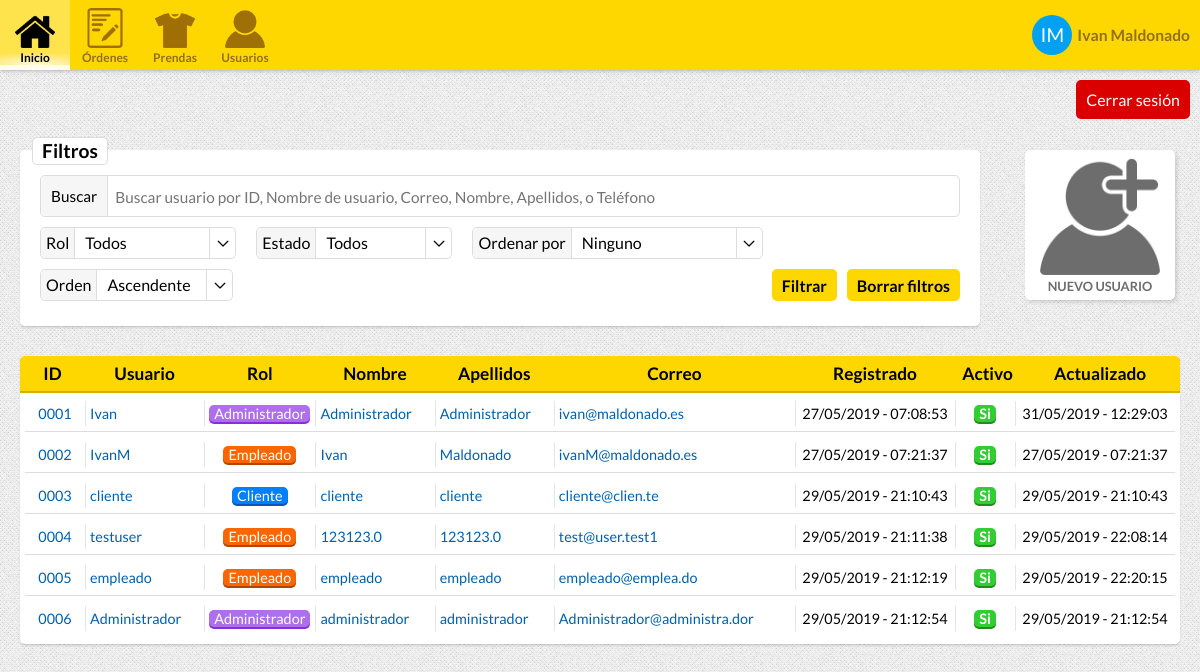
Page /users.php (signed in) on the earlier database version.
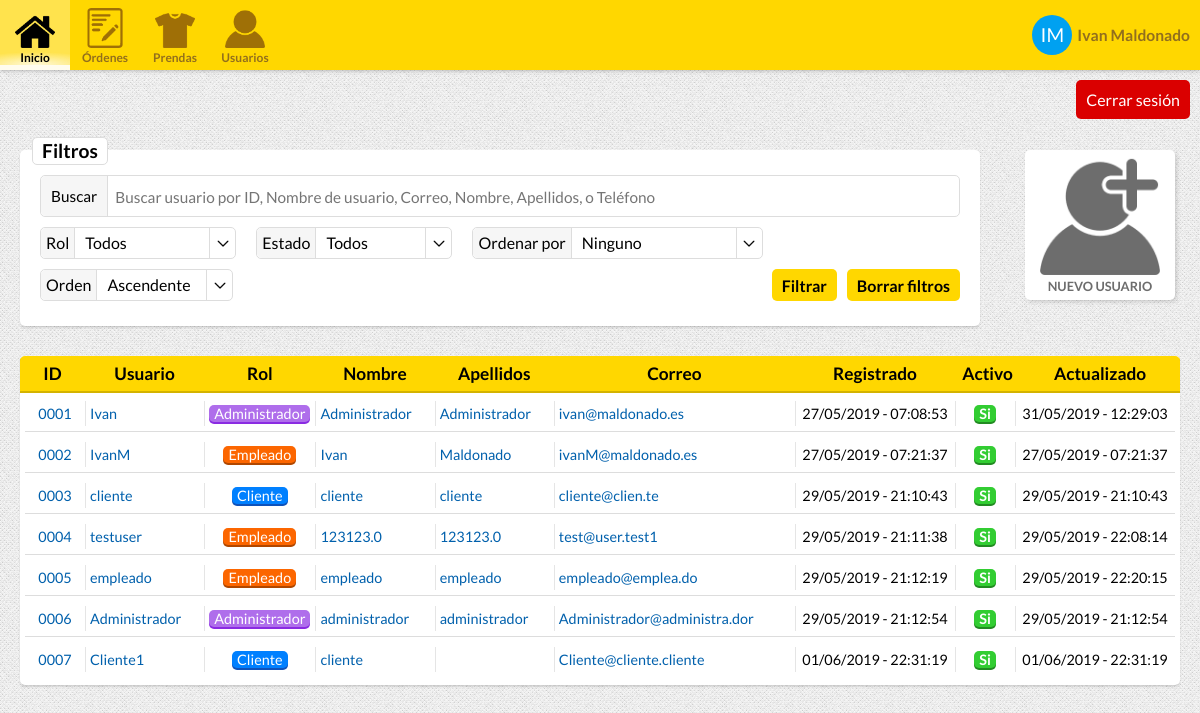
Same page on the later database version.
### tables this page shows
CREATE TABLE "USERS" (
	"USER_ID"	INTEGER NOT NULL PRIMARY KEY AUTOINCREMENT,
	"USERNAME"	TEXT NOT NULL,
	"NAME"	TEXT NOT NULL,
	"SURNAME"	TEXT,
	"PHONE"	INTEGER,
	"EMAIL"	TEXT NOT NULL,
	"HASHED_PASSWORD"	TEXT NOT NULL,
	"ROLE_ID"	INTEGER NOT NULL DEFAULT 0,
	"UPDATE_TIMESTAMP"	INTEGER NOT NULL,
	"REGISTER_TIMESTAMP"	INTEGER NOT NULL,
	"ACTIVE"	INTEGER NOT NULL DEFAULT 0,
	FOREIGN KEY("ROLE_ID") REFERENCES "USER_ROLES"("ROLE_ID")
);

CREATE TABLE "USER_ROLES" (
	"ROLE_ID"	INTEGER NOT NULL PRIMARY KEY AUTOINCREMENT,
	"ROLE_NAME"	TEXT NOT NULL,
	"ROLE_CSS_CLASS"	TEXT,
	"ROLE_DESCRIPTION"	TEXT
);

### Controllers/UserController.php (called while the page is built, shortened)
<?php
class UserController {
    private function connect(){
        return new PDO("sqlite:.data/data.db");
    }
    public function getUser($id){
        $db = $this->connect();
        $sql = "SELECT * FROM USERS AS U, USER_ROLES AS R WHERE USER_ID = :userID AND U.ROLE_ID = R.ROLE_ID";
        $stmt = $db->prepare($sql);
        $stmt->bindParam(':userID', $id);
        if($stmt->execute()){
            if($row = $stmt->fetch()){
               return new User(
                $row["USER_ID"],
                $row["USERNAME"],
                $row["HASHED_PASSWORD"],
                $row["EMAIL"],
                new Role(
                    $row["ROLE_ID"],
                    $row["ROLE_NAME"],
                    $row["ROLE_CSS_CLASS"],
                    $row["ROLE_DESCRIPTION"]
                ),
                $row["PHONE"],
                $row["NAME"],
                $row["SURNAME"],
                $row["REGISTER_TIMESTAMP"],
                $row["UPDATE_TIMESTAMP"],
                $row["ACTIVE"]
                );
            }
        }
        return null;
    }
    public function getUsers($searchString, $roleFilter, $stateFilter, $orderByFilter, $orderDirectionFilter, $page = 1, $itemsPerPage = 10, $noClients = false){
        $searchString = "%$searchString%";
        $page = $page - 1;
        $startFromItem = $page * $itemsPerPage;
        $users = array();
        $db = $this->connect();
        $sql = "
            SELECT
                *
            FROM
                USERS AS U,
                USER_ROLES AS R
            WHERE
                U.ROLE_ID = R.ROLE_ID";
        if(!is_null($searchString) && !empty($searchString)){
            $sql .= "
                AND (
                    LOWER(U.NAME) LIKE LOWER(:searchString) OR
                    LOWER(U.SURNAME) LIKE LOWER(:searchString) OR
                    LOWER(U.USERNAME) LIKE LOWER(:searchString) OR
                    LOWER(U.EMAIL) LIKE LOWER(:searchString) OR
                    LOWER(U.PHONE) LIKE LOWER(:searchString)
                )";
        }
        switch($orderByFilter){
            default:
                $orderBy = "U.USER_ID";
                break;
        }
        $sql .= "
            ORDER BY
                $orderBy ";
        switch ($orderDirectionFilter){
            default:
                $sql .= "ASC ";
                break;
        }
        $sql .= "
            LIMIT
                :page,
                :maxItems";
        $stmt = $db->prepare($sql);
        if(!is_null($searchString) && !empty($searchString)){
            $stmt->bindParam(':searchString', $searchString);
        }
        $stmt->bindParam(":page", $startFromItem);
        $stmt->bindParam(":maxItems", $itemsPerPage);
        if($stmt->execute()){
            while($row = $stmt->fetch()){
                array_push($users, new User(
                    $row["USER_ID"],
                    $row["USERNAME"],
                    $row["HASHED_PASSWORD"],
                    $row["EMAIL"],
                    new Role(
                        $row["ROLE_ID"],
                        $row["ROLE_NAME"],
                        $row["ROLE_CSS_CLASS"],
                        $row["ROLE_DESCRIPTION"]
                    ),
                    $row["PHONE"],
                    $row["NAME"],
                    $row["SURNAME"],
                    $row["REGISTER_TIMESTAMP"],
                    $row["UPDATE_TIMESTAMP"],
                    $row["ACTIVE"]
                ));
            }
        }
        return $users;
    }
}

### Classes/User.php (called while the page is built, shortened)
<?php
require_once("Classes/Role.php");
class User{
    private $id;
    private $username;
    private $email;
    private $role;
    private $name;
    private $surname;
    private $registeredDate;
    private $updateDate;
    private $active;
    function __construct($id = 0, $username, $password = null, $email, $role, $telephone, $name, $surname, $registeredDate, $updateDate, $active = 0){
        $this->id = $id;
        $this->username = $username;
        $this->email = $email;
        $this->role = $role;
        $this->name = $name;
        $this->surname = $surname;
        $registeredDateOb = new DateTime();
        $registeredDateOb->setTimestamp($registeredDate);
        $this->registeredDate = $registeredDateOb;
        $updateDateOb = new DateTime();
        $updateDateOb->setTimestamp($updateDate);
        $this->updateDate = $updateDateOb;
        if($active == 0){
            $this->active = false;
        }else {
            $this->active = true;
        }
    }
    function getId(){
        return $this->id;
    }
    function getUsername(){
        return $this->username;
    }
    function getEmail(){
        return $this->email;
    }
    function getRole(){
        return $this->role;
    }
    function getName(){
        return $this->name;
    }
    function getRegisteredDateString(){
        $date = $this->registeredDate;
        return $date->format('d/m/Y - H:i:s');
    }
    function getUpdateDateString(){
        $date = $this->updateDate;
        return $date->format('d/m/Y - H:i:s');
    }
    function isActive(){
        return $this->active;
    }
    function getSurname(){
        return $this->surname;
    }
}

### Classes/Role.php (called while the page is built, shortened)
<?php
class Role{
    private $id;
    private $name;
    private $cssClass;
    function __construct($id, $name, $cssClass, $description = ""){
        $this->id = $id;
        $this->name = $name;
        $this->cssClass = $cssClass;
    }
    function getID(){
        return $this->id;
    }
    function getName(){
        return $this->name;
    }
    function getCssClass(){
        return $this->cssClass;
    }
}

### ViewControllers/usersViewController.php (the view, shortened to what the rows shown need)
<?php
require_once("Controllers/UserController.php");
require_once("Classes/User.php");
require_once("Classes/Role.php");
$userController = new UserController();
if(isset($_SESSION["userID"])){
    $sessionUser = $userController->getUser($_SESSION["userID"]);
}else {
    header("location: login.php");
}
$page = 1;
$search = "";
$userRoleFilter = -1;
$state = -1;
$orderBy = -1;
$orderDirection = -1;
$users = $userController->getUsers($search, $userRoleFilter,$state,$orderBy,$orderDirection, $page);
    ?>
    <?php
function showUsersTable(){
    global $users;
    ?>
    <div class="table-container">
        <table class="user-table">
            <tr class="header-responsive-desktop">
                <th>ID</th>
                <th>Usuario</th>
                <th>Rol</th>
                <th>Nombre</th>
                <th>Apellidos</th>
                <th>Correo</th>
                <th>Registrado</th>
                <th>Activo</th>
                <th>Actualizado</th>
            </tr>
            <?php
            if(sizeof($users) > 0){
                foreach($users as $user){
                    $role = $user->getRole();
                    ?>
            <tr class="user">
                <td class="id a-center"><span class="responsive-label">ID</span><a href="user.php?<?=http_build_query(array("id" => $user->getID()))?>"><?=str_pad($user->getID(), 4, "0", STR_PAD_LEFT)?></a></td>
                <td class="username"><span class="responsive-label">Usuario</span> <a href="user.php?<?=http_build_query(array("id" => $user->getID()))?>"><?=$user->getUsername()?></a></td>
                <td class="role a-center"><span class="responsive-label">Rol</span><a href="users.php?<?=http_build_query(array("userRole" => $role->getID()))?>" class="label-box <?=$role->getCssClass()?>"><?=$role->getName()?></a></td>
                <td class="name"><span class="responsive-label">Nombre</span> <a href="user.php?<?=http_build_query(array("id" => $user->getID()))?>"><?=$user->getName()?></a></td>
                <td class="surname"><span class="responsive-label">Apellidos</span> <a href="user.php?<?=http_build_query(array("id" => $user->getID()))?>"><?=$user->getSurname()?></a></td>
                <td class="email"><span class="responsive-label">Correo</span><a href="user.php?<?=http_build_query(array("id" => $user->getID()))?>"><?=$user->getEmail()?></a></td>
                <td class="registration-date date a-center"><span class="responsive-label">Registro</span><span><?=$user->getRegisteredDateString()?></span></td>
                <td class="active a-center"><span class="responsive-label">Activo</span><a href="users.php?<?=http_build_query(array("state" => $user->isActive()?1:0))?>" class="label-box <?=$user->isActive()?"enabled":"disabled"?>"><?=$user->isActive()?"Si":"No"?></a></td>
                <td class="update-date date a-center"><span class="responsive-label">Actualizado</span><span><?=$user->getUpdateDateString()?></span></td>
            </tr>
                    <?php
                }
            }else{
                ?><tr class="user no-items"><td colspan="9">No se han encontrado usuarios</td></tr><?php
            }
            ?>
        </table>
    </div>
    <?php
}

### includes/navbar.inc (shortened to what the rows shown need)
<nav class="top-header">
    <a class="menu-item user" href="user.php?id=<?=$sessionUser->getID()?>">
        <div class="user-avatar"><?=substr($sessionUser->getName(), 0,1) . substr($sessionUser->getSurname(), 0,1)?></div>
        <div class="username"><?=$sessionUser->getName()." ".$sessionUser->getSurname()?></div>
    </a>
</nav>

Differences in the rows shown:
added users: USER_ID "0007", USERNAME "Cliente1", ROLE_ID.ROLE_NAME "Cliente", NAME "cliente", EMAIL "Cliente@cliente.cliente", REGISTER_TIMESTAMP "01/06/2019 - 22:31:19", ACTIVE "Si", UPDATE_TIMESTAMP "01/06/2019 - 22:31:19"
